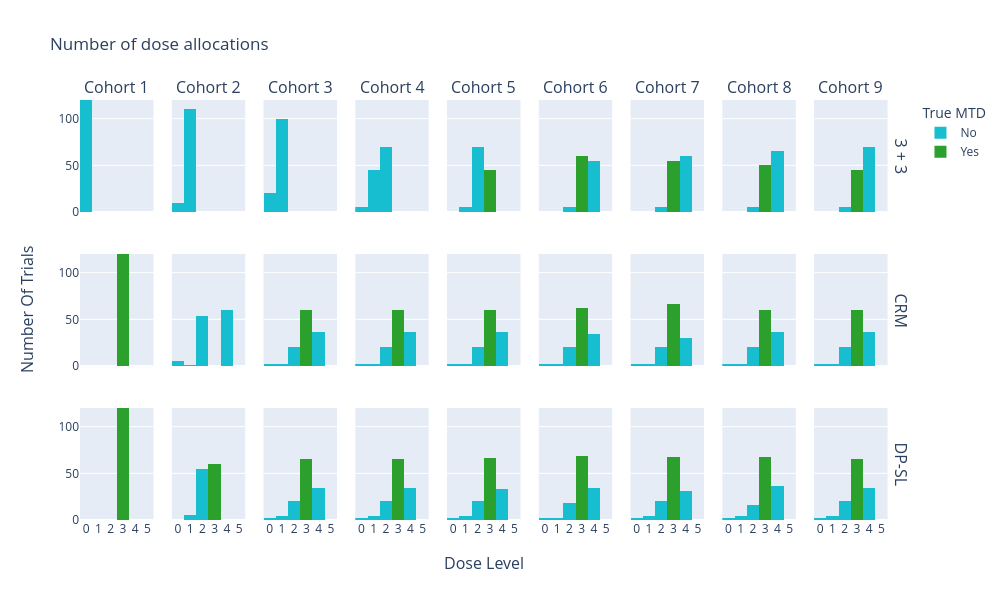

Notebook cell for this chart:
### Code cell
plot_dose_proposals(6, 120, DOSE_MAP, CORRECT_MTDS, unit_width=100, show_fig=True)

### Figure 1 — Plotly figure (JSON) as saved in the notebook; plotly's stock layout.template omitted (floating-point values rounded to 4 significant figures)
{"data": [{"marker": {"color": "#17becf"}, "name": "No", "showlegend": true, "type": "histogram", "x": [0, 0, 0, 0, 0, 0, 0, 0, 0, 0, 0, 0, 0, 0, 0, 0, 0, 0, 0, 0, 0, 0, 0, 0, 0, 0, 0, 0, 0, 0, 0, 0, 0, 0, 0, 0, 0, 0, 0, 0, 0, 0, 0, 0, 0, 0, 0, 0, 0, 0, 0, 0, 0, 0, 0, 0, 0, 0, 0, 0, 0, 0, 0, 0, 0, 0, 0, 0, 0, 0, 0, 0, 0, 0, 0, 0, 0, 0, 0, 0, 0, 0, 0, 0, 0, 0, 0, 0, 0, 0, 0, 0, 0, 0, 0, 0, 0, 0, 0, 0, 0, 0, 0, 0, 0, 0, 0, 0, 0, 0, 0, 0, 0, 0, 0, 0, 0, 0, 0, 0], "xaxis": "x", "xbins": {"end": 5.5, "size": 1, "start": -0.5}, "yaxis": "y"}, {"marker": {"color": "#2ca02c"}, "name": "Yes", "showlegend": true, "type": "histogram", "x": [], "xaxis": "x", "xbins": {"end": 5.5, "size": 1, "start": -0.5}, "yaxis": "y"}, {"marker": {"color": "#17becf"}, "name": "No", "showlegend": false, "type": "histogram", "x": [0, 0, 0, 0, 0, 0, 0, 0, 0, 0, 1, 1, 1, 1, 1, 1, 1, 1, 1, 1, 1, 1, 1, 1, 1, 1, 1, 1, 1, 1, 1, 1, 1, 1, 1, 1, 1, 1, 1, 1, 1, 1, 1, 1, 1, 1, 1, 1, 1, 1, 1, 1, 1, 1, 1, 1, 1, 1, 1, 1, 1, 1, 1, 1, 1, 1, 1, 1, 1, 1, 1, 1, 1, 1, 1, 1, 1, 1, 1, 1, 1, 1, 1, 1, 1, 1, 1, 1, 1, 1, 1, 1, 1, 1, 1, 1, 1, 1, 1, 1, 1, 1, 1, 1, 1, 1, 1, 1, 1, 1, 1, 1, 1, 1, 1, 1, 1, 1, 1, 1], "xaxis": "x2", "xbins": {"end": 5.5, "size": 1, "start": -0.5}, "yaxis": "y2"}, {"marker": {"color": "#2ca02c"}, "name": "Yes", "showlegend": true, "type": "histogram", "x": [], "xaxis": "x2", "xbins": {"end": 5.5, "size": 1, "start": -0.5}, "yaxis": "y2"}, {"marker": {"color": "#17becf"}, "name": "No", "showlegend": false, "type": "histogram", "x": [0, 0, 0, 0, 0, 0, 0, 0, 0, 0, 0, 0, 0, 0, 0, 0, 0, 0, 0, 0, 1, 1, 1, 1, 1, 1, 1, 1, 1, 1, 1, 1, 1, 1, 1, 1, 1, 1, 1, 1, 1, 1, 1, 1, 1, 1, 1, 1, 1, 1, 1, 1, 1, 1, 1, 1, 1, 1, 1, 1, 1, 1, 1, 1, 1, 1, 1, 1, 1, 1, 1, 1, 1, 1, 1, 1, 1, 1, 1, 1, 1, 1, 1, 1, 1, 1, 1, 1, 1, 1, 1, 1, 1, 1, 1, 1, 1, 1, 1, 1, 1, 1, 1, 1, 1, 1, 1, 1, 1, 1, 1, 1, 1, 1, 1, 1, 1, 1, 1, 1], "xaxis": "x3", "xbins": {"end": 5.5, "size": 1, "start": -0.5}, "yaxis": "y3"}, {"marker": {"color": "#2ca02c"}, "name": "Yes", "showlegend": true, "type": "histogram", "x": [], "xaxis": "x3", "xbins": {"end": 5.5, "size": 1, "start": -0.5}, "yaxis": "y3"}, {"marker": {"color": "#17becf"}, "name": "No", "showlegend": false, "type": "histogram", "x": [0, 0, 0, 0, 0, 1, 1, 1, 1, 1, 1, 1, 1, 1, 1, 1, 1, 1, 1, 1, 1, 1, 1, 1, 1, 1, 1, 1, 1, 1, 1, 1, 1, 1, 1, 1, 1, 1, 1, 1, 1, 1, 1, 1, 1, 1, 1, 1, 1, 1, 2, 2, 2, 2, 2, 2, 2, 2, 2, 2, 2, 2, 2, 2, 2, 2, 2, 2, 2, 2, 2, 2, 2, 2, 2, 2, 2, 2, 2, 2, 2, 2, 2, 2, 2, 2, 2, 2, 2, 2, 2, 2, 2, 2, 2, 2, 2, 2, 2, 2, 2, 2, 2, 2, 2, 2, 2, 2, 2, 2, 2, 2, 2, 2, 2, 2, 2, 2, 2, 2], "xaxis": "x4", "xbins": {"end": 5.5, "size": 1, "start": -0.5}, "yaxis": "y4"}, {"marker": {"color": "#2ca02c"}, "name": "Yes", "showlegend": true, "type": "histogram", "x": [], "xaxis": "x4", "xbins": {"end": 5.5, "size": 1, "start": -0.5}, "yaxis": "y4"}, {"marker": {"color": "#17becf"}, "name": "No", "showlegend": false, "type": "histogram", "x": [1, 1, 1, 1, 1, 2, 2, 2, 2, 2, 2, 2, 2, 2, 2, 2, 2, 2, 2, 2, 2, 2, 2, 2, 2, 2, 2, 2, 2, 2, 2, 2, 2, 2, 2, 2, 2, 2, 2, 2, 2, 2, 2, 2, 2, 2, 2, 2, 2, 2, 2, 2, 2, 2, 2, 2, 2, 2, 2, 2, 2, 2, 2, 2, 2, 2, 2, 2, 2, 2, 2, 2, 2, 2, 2, 3, 3, 3, 3, 3, 3, 3, 3, 3, 3, 3, 3, 3, 3, 3, 3, 3, 3, 3, 3, 3, 3, 3, 3, 3, 3, 3, 3, 3, 3, 3, 3, 3, 3, 3, 3, 3, 3, 3, 3, 3, 3, 3, 3, 3], "xaxis": "x5", "xbins": {"end": 5.5, "size": 1, "start": -0.5}, "yaxis": "y5"}, {"marker": {"color": "#2ca02c"}, "name": "Yes", "showlegend": true, "type": "histogram", "x": [3, 3, 3, 3, 3, 3, 3, 3, 3, 3, 3, 3, 3, 3, 3, 3, 3, 3, 3, 3, 3, 3, 3, 3, 3, 3, 3, 3, 3, 3, 3, 3, 3, 3, 3, 3, 3, 3, 3, 3, 3, 3, 3, 3, 3], "xaxis": "x5", "xbins": {"end": 5.5, "size": 1, "start": -0.5}, "yaxis": "y5"}, {"marker": {"color": "#17becf"}, "name": "No", "showlegend": false, "type": "histogram", "x": [2, 2, 2, 2, 2, 3, 3, 3, 3, 3, 3, 3, 3, 3, 3, 3, 3, 3, 3, 3, 3, 3, 3, 3, 3, 3, 3, 3, 3, 3, 3, 3, 3, 3, 3, 3, 3, 3, 3, 3, 3, 3, 3, 3, 3, 3, 3, 3, 3, 3, 3, 3, 3, 3, 3, 3, 3, 3, 3, 3, 3, 3, 3, 3, 3, 4, 4, 4, 4, 4, 4, 4, 4, 4, 4, 4, 4, 4, 4, 4, 4, 4, 4, 4, 4, 4, 4, 4, 4, 4, 4, 4, 4, 4, 4, 4, 4, 4, 4, 4, 4, 4, 4, 4, 4, 4, 4, 4, 4, 4, 4, 4, 4, 4, 4, 4, 4, 4, 4, 4], "xaxis": "x6", "xbins": {"end": 5.5, "size": 1, "start": -0.5}, "yaxis": "y6"}, {"marker": {"color": "#2ca02c"}, "name": "Yes", "showlegend": false, "type": "histogram", "x": [3, 3, 3, 3, 3, 3, 3, 3, 3, 3, 3, 3, 3, 3, 3, 3, 3, 3, 3, 3, 3, 3, 3, 3, 3, 3, 3, 3, 3, 3, 3, 3, 3, 3, 3, 3, 3, 3, 3, 3, 3, 3, 3, 3, 3, 3, 3, 3, 3, 3, 3, 3, 3, 3, 3, 3, 3, 3, 3, 3], "xaxis": "x6", "xbins": {"end": 5.5, "size": 1, "start": -0.5}, "yaxis": "y6"}, {"marker": {"color": "#17becf"}, "name": "No", "showlegend": false, "type": "histogram", "x": [2, 2, 2, 2, 2, 3, 3, 3, 3, 3, 3, 3, 3, 3, 3, 3, 3, 3, 3, 3, 3, 3, 3, 3, 3, 3, 3, 3, 3, 3, 3, 3, 3, 3, 3, 3, 3, 3, 3, 3, 3, 3, 3, 3, 3, 3, 3, 3, 3, 3, 3, 3, 3, 3, 3, 3, 3, 3, 3, 3, 4, 4, 4, 4, 4, 4, 4, 4, 4, 4, 4, 4, 4, 4, 4, 4, 4, 4, 4, 4, 4, 4, 4, 4, 4, 4, 4, 4, 4, 4, 4, 4, 4, 4, 4, 4, 4, 4, 4, 4, 4, 4, 4, 4, 4, 4, 4, 4, 4, 4, 4, 4, 4, 4, 4, 4, 4, 4, 4, 4], "xaxis": "x7", "xbins": {"end": 5.5, "size": 1, "start": -0.5}, "yaxis": "y7"}, {"marker": {"color": "#2ca02c"}, "name": "Yes", "showlegend": false, "type": "histogram", "x": [3, 3, 3, 3, 3, 3, 3, 3, 3, 3, 3, 3, 3, 3, 3, 3, 3, 3, 3, 3, 3, 3, 3, 3, 3, 3, 3, 3, 3, 3, 3, 3, 3, 3, 3, 3, 3, 3, 3, 3, 3, 3, 3, 3, 3, 3, 3, 3, 3, 3, 3, 3, 3, 3, 3], "xaxis": "x7", "xbins": {"end": 5.5, "size": 1, "start": -0.5}, "yaxis": "y7"}, {"marker": {"color": "#17becf"}, "name": "No", "showlegend": false, "type": "histogram", "x": [2, 2, 2, 2, 2, 3, 3, 3, 3, 3, 3, 3, 3, 3, 3, 3, 3, 3, 3, 3, 3, 3, 3, 3, 3, 3, 3, 3, 3, 3, 3, 3, 3, 3, 3, 3, 3, 3, 3, 3, 3, 3, 3, 3, 3, 3, 3, 3, 3, 3, 3, 3, 3, 3, 3, 4, 4, 4, 4, 4, 4, 4, 4, 4, 4, 4, 4, 4, 4, 4, 4, 4, 4, 4, 4, 4, 4, 4, 4, 4, 4, 4, 4, 4, 4, 4, 4, 4, 4, 4, 4, 4, 4, 4, 4, 4, 4, 4, 4, 4, 4, 4, 4, 4, 4, 4, 4, 4, 4, 4, 4, 4, 4, 4, 4, 4, 4, 4, 4, 4], "xaxis": "x8", "xbins": {"end": 5.5, "size": 1, "start": -0.5}, "yaxis": "y8"}, {"marker": {"color": "#2ca02c"}, "name": "Yes", "showlegend": false, "type": "histogram", "x": [3, 3, 3, 3, 3, 3, 3, 3, 3, 3, 3, 3, 3, 3, 3, 3, 3, 3, 3, 3, 3, 3, 3, 3, 3, 3, 3, 3, 3, 3, 3, 3, 3, 3, 3, 3, 3, 3, 3, 3, 3, 3, 3, 3, 3, 3, 3, 3, 3, 3], "xaxis": "x8", "xbins": {"end": 5.5, "size": 1, "start": -0.5}, "yaxis": "y8"}, {"marker": {"color": "#17becf"}, "name": "No", "showlegend": false, "type": "histogram", "x": [2, 2, 2, 2, 2, 3, 3, 3, 3, 3, 3, 3, 3, 3, 3, 3, 3, 3, 3, 3, 3, 3, 3, 3, 3, 3, 3, 3, 3, 3, 3, 3, 3, 3, 3, 3, 3, 3, 3, 3, 3, 3, 3, 3, 3, 3, 3, 3, 3, 3, 4, 4, 4, 4, 4, 4, 4, 4, 4, 4, 4, 4, 4, 4, 4, 4, 4, 4, 4, 4, 4, 4, 4, 4, 4, 4, 4, 4, 4, 4, 4, 4, 4, 4, 4, 4, 4, 4, 4, 4, 4, 4, 4, 4, 4, 4, 4, 4, 4, 4, 4, 4, 4, 4, 4, 4, 4, 4, 4, 4, 4, 4, 4, 4, 4, 4, 4, 4, 4, 4], "xaxis": "x9", "xbins": {"end": 5.5, "size": 1, "start": -0.5}, "yaxis": "y9"}, {"marker": {"color": "#2ca02c"}, "name": "Yes", "showlegend": false, "type": "histogram", "x": [3, 3, 3, 3, 3, 3, 3, 3, 3, 3, 3, 3, 3, 3, 3, 3, 3, 3, 3, 3, 3, 3, 3, 3, 3, 3, 3, 3, 3, 3, 3, 3, 3, 3, 3, 3, 3, 3, 3, 3, 3, 3, 3, 3, 3], "xaxis": "x9", "xbins": {"end": 5.5, "size": 1, "start": -0.5}, "yaxis": "y9"}, {"marker": {"color": "#17becf"}, "name": "No", "showlegend": false, "type": "histogram", "x": [3, 3, 3, 3, 3, 3, 3, 3, 3, 3, 3, 3, 3, 3, 3, 3, 3, 3, 3, 3, 3, 3, 3, 3, 3, 3, 3, 3, 3, 3, 3, 3, 3, 3, 3, 3, 3, 3, 3, 3, 3, 3, 3, 3, 3, 3, 3, 3, 3, 3, 3, 3, 3, 3, 3, 3, 3, 3, 3, 3, 3, 3, 3, 3, 3, 3, 3, 3, 3, 3, 3, 3, 3, 3, 3, 3, 3, 3, 3, 3, 3, 3, 3, 3, 3, 3, 3, 3, 3, 3, 3, 3, 3, 3, 3, 3, 3, 3, 3, 3, 3, 3, 3, 3, 3, 3, 3, 3, 3, 3, 3, 3, 3, 3, 3, 3, 3, 3, 3, 3], "xaxis": "x10", "xbins": {"end": 5.5, "size": 1, "start": -0.5}, "yaxis": "y10"}, {"marker": {"color": "#2ca02c"}, "name": "Yes", "showlegend": false, "type": "histogram", "x": [3, 3, 3, 3, 3, 3, 3, 3, 3, 3, 3, 3, 3, 3, 3, 3, 3, 3, 3, 3, 3, 3, 3, 3, 3, 3, 3, 3, 3, 3, 3, 3, 3, 3, 3, 3, 3, 3, 3, 3, 3, 3, 3, 3, 3, 3, 3, 3, 3, 3, 3, 3, 3, 3, 3, 3, 3, 3, 3, 3, 3, 3, 3, 3, 3, 3, 3, 3, 3, 3, 3, 3, 3, 3, 3, 3, 3, 3, 3, 3, 3, 3, 3, 3, 3, 3, 3, 3, 3, 3, 3, 3, 3, 3, 3, 3, 3, 3, 3, 3, 3, 3, 3, 3, 3, 3, 3, 3, 3, 3, 3, 3, 3, 3, 3, 3, 3, 3, 3, 3], "xaxis": "x10", "xbins": {"end": 5.5, "size": 1, "start": -0.5}, "yaxis": "y10"}, {"marker": {"color": "#17becf"}, "name": "No", "showlegend": false, "type": "histogram", "x": [0, 0, 0, 0, 0, 1, 2, 2, 2, 2, 2, 2, 2, 2, 2, 2, 2, 2, 2, 2, 2, 2, 2, 2, 2, 2, 2, 2, 2, 2, 2, 2, 2, 2, 2, 2, 2, 2, 2, 2, 2, 2, 2, 2, 2, 2, 2, 2, 2, 2, 2, 2, 2, 2, 2, 2, 2, 2, 2, 2, 4, 4, 4, 4, 4, 4, 4, 4, 4, 4, 4, 4, 4, 4, 4, 4, 4, 4, 4, 4, 4, 4, 4, 4, 4, 4, 4, 4, 4, 4, 4, 4, 4, 4, 4, 4, 4, 4, 4, 4, 4, 4, 4, 4, 4, 4, 4, 4, 4, 4, 4, 4, 4, 4, 4, 4, 4, 4, 4, 4], "xaxis": "x11", "xbins": {"end": 5.5, "size": 1, "start": -0.5}, "yaxis": "y11"}, {"marker": {"color": "#2ca02c"}, "name": "Yes", "showlegend": false, "type": "histogram", "x": [], "xaxis": "x11", "xbins": {"end": 5.5, "size": 1, "start": -0.5}, "yaxis": "y11"}, {"marker": {"color": "#17becf"}, "name": "No", "showlegend": false, "type": "histogram", "x": [0, 0, 1, 1, 2, 2, 2, 2, 2, 2, 2, 2, 2, 2, 2, 2, 2, 2, 2, 2, 2, 2, 2, 2, 3, 3, 3, 3, 3, 3, 3, 3, 3, 3, 3, 3, 3, 3, 3, 3, 3, 3, 3, 3, 3, 3, 3, 3, 3, 3, 3, 3, 3, 3, 3, 3, 3, 3, 3, 3, 3, 3, 3, 3, 3, 3, 3, 3, 3, 3, 3, 3, 3, 3, 3, 3, 3, 3, 3, 3, 3, 3, 3, 3, 4, 4, 4, 4, 4, 4, 4, 4, 4, 4, 4, 4, 4, 4, 4, 4, 4, 4, 4, 4, 4, 4, 4, 4, 4, 4, 4, 4, 4, 4, 4, 4, 4, 4, 4, 4], "xaxis": "x12", "xbins": {"end": 5.5, "size": 1, "start": -0.5}, "yaxis": "y12"}, {"marker": {"color": "#2ca02c"}, "name": "Yes", "showlegend": false, "type": "histogram", "x": [3, 3, 3, 3, 3, 3, 3, 3, 3, 3, 3, 3, 3, 3, 3, 3, 3, 3, 3, 3, 3, 3, 3, 3, 3, 3, 3, 3, 3, 3, 3, 3, 3, 3, 3, 3, 3, 3, 3, 3, 3, 3, 3, 3, 3, 3, 3, 3, 3, 3, 3, 3, 3, 3, 3, 3, 3, 3, 3, 3], "xaxis": "x12", "xbins": {"end": 5.5, "size": 1, "start": -0.5}, "yaxis": "y12"}, {"marker": {"color": "#17becf"}, "name": "No", "showlegend": false, "type": "histogram", "x": [0, 0, 1, 1, 2, 2, 2, 2, 2, 2, 2, 2, 2, 2, 2, 2, 2, 2, 2, 2, 2, 2, 2, 2, 3, 3, 3, 3, 3, 3, 3, 3, 3, 3, 3, 3, 3, 3, 3, 3, 3, 3, 3, 3, 3, 3, 3, 3, 3, 3, 3, 3, 3, 3, 3, 3, 3, 3, 3, 3, 3, 3, 3, 3, 3, 3, 3, 3, 3, 3, 3, 3, 3, 3, 3, 3, 3, 3, 3, 3, 3, 3, 3, 3, 4, 4, 4, 4, 4, 4, 4, 4, 4, 4, 4, 4, 4, 4, 4, 4, 4, 4, 4, 4, 4, 4, 4, 4, 4, 4, 4, 4, 4, 4, 4, 4, 4, 4, 4, 4], "xaxis": "x13", "xbins": {"end": 5.5, "size": 1, "start": -0.5}, "yaxis": "y13"}, {"marker": {"color": "#2ca02c"}, "name": "Yes", "showlegend": false, "type": "histogram", "x": [3, 3, 3, 3, 3, 3, 3, 3, 3, 3, 3, 3, 3, 3, 3, 3, 3, 3, 3, 3, 3, 3, 3, 3, 3, 3, 3, 3, 3, 3, 3, 3, 3, 3, 3, 3, 3, 3, 3, 3, 3, 3, 3, 3, 3, 3, 3, 3, 3, 3, 3, 3, 3, 3, 3, 3, 3, 3, 3, 3], "xaxis": "x13", "xbins": {"end": 5.5, "size": 1, "start": -0.5}, "yaxis": "y13"}, {"marker": {"color": "#17becf"}, "name": "No", "showlegend": false, "type": "histogram", "x": [0, 0, 1, 1, 2, 2, 2, 2, 2, 2, 2, 2, 2, 2, 2, 2, 2, 2, 2, 2, 2, 2, 2, 2, 3, 3, 3, 3, 3, 3, 3, 3, 3, 3, 3, 3, 3, 3, 3, 3, 3, 3, 3, 3, 3, 3, 3, 3, 3, 3, 3, 3, 3, 3, 3, 3, 3, 3, 3, 3, 3, 3, 3, 3, 3, 3, 3, 3, 3, 3, 3, 3, 3, 3, 3, 3, 3, 3, 3, 3, 3, 3, 3, 3, 4, 4, 4, 4, 4, 4, 4, 4, 4, 4, 4, 4, 4, 4, 4, 4, 4, 4, 4, 4, 4, 4, 4, 4, 4, 4, 4, 4, 4, 4, 4, 4, 4, 4, 4, 4], "xaxis": "x14", "xbins": {"end": 5.5, "size": 1, "start": -0.5}, "yaxis": "y14"}, {"marker": {"color": "#2ca02c"}, "name": "Yes", "showlegend": false, "type": "histogram", "x": [3, 3, 3, 3, 3, 3, 3, 3, 3, 3, 3, 3, 3, 3, 3, 3, 3, 3, 3, 3, 3, 3, 3, 3, 3, 3, 3, 3, 3, 3, 3, 3, 3, 3, 3, 3, 3, 3, 3, 3, 3, 3, 3, 3, 3, 3, 3, 3, 3, 3, 3, 3, 3, 3, 3, 3, 3, 3, 3, 3], "xaxis": "x14", "xbins": {"end": 5.5, "size": 1, "start": -0.5}, "yaxis": "y14"}, {"marker": {"color": "#17becf"}, "name": "No", "showlegend": false, "type": "histogram", "x": [0, 0, 1, 1, 2, 2, 2, 2, 2, 2, 2, 2, 2, 2, 2, 2, 2, 2, 2, 2, 2, 2, 2, 2, 3, 3, 3, 3, 3, 3, 3, 3, 3, 3, 3, 3, 3, 3, 3, 3, 3, 3, 3, 3, 3, 3, 3, 3, 3, 3, 3, 3, 3, 3, 3, 3, 3, 3, 3, 3, 3, 3, 3, 3, 3, 3, 3, 3, 3, 3, 3, 3, 3, 3, 3, 3, 3, 3, 3, 3, 3, 3, 3, 3, 3, 3, 4, 4, 4, 4, 4, 4, 4, 4, 4, 4, 4, 4, 4, 4, 4, 4, 4, 4, 4, 4, 4, 4, 4, 4, 4, 4, 4, 4, 4, 4, 4, 4, 4, 4], "xaxis": "x15", "xbins": {"end": 5.5, "size": 1, "start": -0.5}, "yaxis": "y15"}, {"marker": {"color": "#2ca02c"}, "name": "Yes", "showlegend": false, "type": "histogram", "x": [3, 3, 3, 3, 3, 3, 3, 3, 3, 3, 3, 3, 3, 3, 3, 3, 3, 3, 3, 3, 3, 3, 3, 3, 3, 3, 3, 3, 3, 3, 3, 3, 3, 3, 3, 3, 3, 3, 3, 3, 3, 3, 3, 3, 3, 3, 3, 3, 3, 3, 3, 3, 3, 3, 3, 3, 3, 3, 3, 3, 3, 3], "xaxis": "x15", "xbins": {"end": 5.5, "size": 1, "start": -0.5}, "yaxis": "y15"}, {"marker": {"color": "#17becf"}, "name": "No", "showlegend": false, "type": "histogram", "x": [0, 0, 1, 1, 2, 2, 2, 2, 2, 2, 2, 2, 2, 2, 2, 2, 2, 2, 2, 2, 2, 2, 2, 2, 3, 3, 3, 3, 3, 3, 3, 3, 3, 3, 3, 3, 3, 3, 3, 3, 3, 3, 3, 3, 3, 3, 3, 3, 3, 3, 3, 3, 3, 3, 3, 3, 3, 3, 3, 3, 3, 3, 3, 3, 3, 3, 3, 3, 3, 3, 3, 3, 3, 3, 3, 3, 3, 3, 3, 3, 3, 3, 3, 3, 3, 3, 3, 3, 3, 3, 4, 4, 4, 4, 4, 4, 4, 4, 4, 4, 4, 4, 4, 4, 4, 4, 4, 4, 4, 4, 4, 4, 4, 4, 4, 4, 4, 4, 4, 4], "xaxis": "x16", "xbins": {"end": 5.5, "size": 1, "start": -0.5}, "yaxis": "y16"}, {"marker": {"color": "#2ca02c"}, "name": "Yes", "showlegend": false, "type": "histogram", "x": [3, 3, 3, 3, 3, 3, 3, 3, 3, 3, 3, 3, 3, 3, 3, 3, 3, 3, 3, 3, 3, 3, 3, 3, 3, 3, 3, 3, 3, 3, 3, 3, 3, 3, 3, 3, 3, 3, 3, 3, 3, 3, 3, 3, 3, 3, 3, 3, 3, 3, 3, 3, 3, 3, 3, 3, 3, 3, 3, 3, 3, 3, 3, 3, 3, 3], "xaxis": "x16", "xbins": {"end": 5.5, "size": 1, "start": -0.5}, "yaxis": "y16"}, {"marker": {"color": "#17becf"}, "name": "No", "showlegend": false, "type": "histogram", "x": [0, 0, 1, 1, 2, 2, 2, 2, 2, 2, 2, 2, 2, 2, 2, 2, 2, 2, 2, 2, 2, 2, 2, 2, 3, 3, 3, 3, 3, 3, 3, 3, 3, 3, 3, 3, 3, 3, 3, 3, 3, 3, 3, 3, 3, 3, 3, 3, 3, 3, 3, 3, 3, 3, 3, 3, 3, 3, 3, 3, 3, 3, 3, 3, 3, 3, 3, 3, 3, 3, 3, 3, 3, 3, 3, 3, 3, 3, 3, 3, 3, 3, 3, 3, 4, 4, 4, 4, 4, 4, 4, 4, 4, 4, 4, 4, 4, 4, 4, 4, 4, 4, 4, 4, 4, 4, 4, 4, 4, 4, 4, 4, 4, 4, 4, 4, 4, 4, 4, 4], "xaxis": "x17", "xbins": {"end": 5.5, "size": 1, "start": -0.5}, "yaxis": "y17"}, {"marker": {"color": "#2ca02c"}, "name": "Yes", "showlegend": false, "type": "histogram", "x": [3, 3, 3, 3, 3, 3, 3, 3, 3, 3, 3, 3, 3, 3, 3, 3, 3, 3, 3, 3, 3, 3, 3, 3, 3, 3, 3, 3, 3, 3, 3, 3, 3, 3, 3, 3, 3, 3, 3, 3, 3, 3, 3, 3, 3, 3, 3, 3, 3, 3, 3, 3, 3, 3, 3, 3, 3, 3, 3, 3], "xaxis": "x17", "xbins": {"end": 5.5, "size": 1, "start": -0.5}, "yaxis": "y17"}, {"marker": {"color": "#17becf"}, "name": "No", "showlegend": false, "type": "histogram", "x": [0, 0, 1, 1, 2, 2, 2, 2, 2, 2, 2, 2, 2, 2, 2, 2, 2, 2, 2, 2, 2, 2, 2, 2, 3, 3, 3, 3, 3, 3, 3, 3, 3, 3, 3, 3, 3, 3, 3, 3, 3, 3, 3, 3, 3, 3, 3, 3, 3, 3, 3, 3, 3, 3, 3, 3, 3, 3, 3, 3, 3, 3, 3, 3, 3, 3, 3, 3, 3, 3, 3, 3, 3, 3, 3, 3, 3, 3, 3, 3, 3, 3, 3, 3, 4, 4, 4, 4, 4, 4, 4, 4, 4, 4, 4, 4, 4, 4, 4, 4, 4, 4, 4, 4, 4, 4, 4, 4, 4, 4, 4, 4, 4, 4, 4, 4, 4, 4, 4, 4], "xaxis": "x18", "xbins": {"end": 5.5, "size": 1, "start": -0.5}, "yaxis": "y18"}, {"marker": {"color": "#2ca02c"}, "name": "Yes", "showlegend": false, "type": "histogram", "x": [3, 3, 3, 3, 3, 3, 3, 3, 3, 3, 3, 3, 3, 3, 3, 3, 3, 3, 3, 3, 3, 3, 3, 3, 3, 3, 3, 3, 3, 3, 3, 3, 3, 3, 3, 3, 3, 3, 3, 3, 3, 3, 3, 3, 3, 3, 3, 3, 3, 3, 3, 3, 3, 3, 3, 3, 3, 3, 3, 3], "xaxis": "x18", "xbins": {"end": 5.5, "size": 1, "start": -0.5}, "yaxis": "y18"}, {"marker": {"color": "#17becf"}, "name": "No", "showlegend": false, "type": "histogram", "x": [3, 3, 3, 3, 3, 3, 3, 3, 3, 3, 3, 3, 3, 3, 3, 3, 3, 3, 3, 3, 3, 3, 3, 3, 3, 3, 3, 3, 3, 3, 3, 3, 3, 3, 3, 3, 3, 3, 3, 3, 3, 3, 3, 3, 3, 3, 3, 3, 3, 3, 3, 3, 3, 3, 3, 3, 3, 3, 3, 3, 3, 3, 3, 3, 3, 3, 3, 3, 3, 3, 3, 3, 3, 3, 3, 3, 3, 3, 3, 3, 3, 3, 3, 3, 3, 3, 3, 3, 3, 3, 3, 3, 3, 3, 3, 3, 3, 3, 3, 3, 3, 3, 3, 3, 3, 3, 3, 3, 3, 3, 3, 3, 3, 3, 3, 3, 3, 3, 3, 3], "xaxis": "x19", "xbins": {"end": 5.5, "size": 1, "start": -0.5}, "yaxis": "y19"}, {"marker": {"color": "#2ca02c"}, "name": "Yes", "showlegend": false, "type": "histogram", "x": [3, 3, 3, 3, 3, 3, 3, 3, 3, 3, 3, 3, 3, 3, 3, 3, 3, 3, 3, 3, 3, 3, 3, 3, 3, 3, 3, 3, 3, 3, 3, 3, 3, 3, 3, 3, 3, 3, 3, 3, 3, 3, 3, 3, 3, 3, 3, 3, 3, 3, 3, 3, 3, 3, 3, 3, 3, 3, 3, 3, 3, 3, 3, 3, 3, 3, 3, 3, 3, 3, 3, 3, 3, 3, 3, 3, 3, 3, 3, 3, 3, 3, 3, 3, 3, 3, 3, 3, 3, 3, 3, 3, 3, 3, 3, 3, 3, 3, 3, 3, 3, 3, 3, 3, 3, 3, 3, 3, 3, 3, 3, 3, 3, 3, 3, 3, 3, 3, 3, 3], "xaxis": "x19", "xbins": {"end": 5.5, "size": 1, "start": -0.5}, "yaxis": "y19"}, {"marker": {"color": "#17becf"}, "name": "No", "showlegend": false, "type": "histogram", "x": [1, 1, 1, 1, 1, 2, 2, 2, 2, 2, 2, 2, 2, 2, 2, 2, 2, 2, 2, 2, 2, 2, 2, 2, 2, 2, 2, 2, 2, 2, 2, 2, 2, 2, 2, 2, 2, 2, 2, 2, 2, 2, 2, 2, 2, 2, 2, 2, 2, 2, 2, 2, 2, 2, 2, 2, 2, 2, 2, 2, 3, 3, 3, 3, 3, 3, 3, 3, 3, 3, 3, 3, 3, 3, 3, 3, 3, 3, 3, 3, 3, 3, 3, 3, 3, 3, 3, 3, 3, 3, 3, 3, 3, 3, 3, 3, 3, 3, 3, 3, 3, 3, 3, 3, 3, 3, 3, 3, 3, 3, 3, 3, 3, 3, 3, 3, 3, 3, 3, 3], "xaxis": "x20", "xbins": {"end": 5.5, "size": 1, "start": -0.5}, "yaxis": "y20"}, {"marker": {"color": "#2ca02c"}, "name": "Yes", "showlegend": false, "type": "histogram", "x": [3, 3, 3, 3, 3, 3, 3, 3, 3, 3, 3, 3, 3, 3, 3, 3, 3, 3, 3, 3, 3, 3, 3, 3, 3, 3, 3, 3, 3, 3, 3, 3, 3, 3, 3, 3, 3, 3, 3, 3, 3, 3, 3, 3, 3, 3, 3, 3, 3, 3, 3, 3, 3, 3, 3, 3, 3, 3, 3, 3], "xaxis": "x20", "xbins": {"end": 5.5, "size": 1, "start": -0.5}, "yaxis": "y20"}, {"marker": {"color": "#17becf"}, "name": "No", "showlegend": false, "type": "histogram", "x": [0, 0, 1, 1, 1, 1, 2, 2, 2, 2, 2, 2, 2, 2, 2, 2, 2, 2, 2, 2, 2, 2, 2, 2, 2, 2, 3, 3, 3, 3, 3, 3, 3, 3, 3, 3, 3, 3, 3, 3, 3, 3, 3, 3, 3, 3, 3, 3, 3, 3, 3, 3, 3, 3, 3, 3, 3, 3, 3, 3, 3, 3, 3, 3, 3, 3, 3, 3, 3, 3, 3, 3, 3, 3, 3, 3, 3, 3, 3, 3, 3, 3, 3, 3, 3, 3, 3, 3, 3, 3, 3, 4, 4, 4, 4, 4, 4, 4, 4, 4, 4, 4, 4, 4, 4, 4, 4, 4, 4, 4, 4, 4, 4, 4, 4, 4, 4, 4, 4, 4, 4, 4, 4, 4, 4], "xaxis": "x21", "xbins": {"end": 5.5, "size": 1, "start": -0.5}, "yaxis": "y21"}, {"marker": {"color": "#2ca02c"}, "name": "Yes", "showlegend": false, "type": "histogram", "x": [3, 3, 3, 3, 3, 3, 3, 3, 3, 3, 3, 3, 3, 3, 3, 3, 3, 3, 3, 3, 3, 3, 3, 3, 3, 3, 3, 3, 3, 3, 3, 3, 3, 3, 3, 3, 3, 3, 3, 3, 3, 3, 3, 3, 3, 3, 3, 3, 3, 3, 3, 3, 3, 3, 3, 3, 3, 3, 3, 3, 3, 3, 3, 3, 3], "xaxis": "x21", "xbins": {"end": 5.5, "size": 1, "start": -0.5}, "yaxis": "y21"}, {"marker": {"color": "#17becf"}, "name": "No", "showlegend": false, "type": "histogram", "x": [0, 0, 1, 1, 1, 1, 2, 2, 2, 2, 2, 2, 2, 2, 2, 2, 2, 2, 2, 2, 2, 2, 2, 2, 2, 2, 3, 3, 3, 3, 3, 3, 3, 3, 3, 3, 3, 3, 3, 3, 3, 3, 3, 3, 3, 3, 3, 3, 3, 3, 3, 3, 3, 3, 3, 3, 3, 3, 3, 3, 3, 3, 3, 3, 3, 3, 3, 3, 3, 3, 3, 3, 3, 3, 3, 3, 3, 3, 3, 3, 3, 3, 3, 3, 3, 3, 3, 3, 3, 3, 3, 4, 4, 4, 4, 4, 4, 4, 4, 4, 4, 4, 4, 4, 4, 4, 4, 4, 4, 4, 4, 4, 4, 4, 4, 4, 4, 4, 4, 4, 4, 4, 4, 4, 4], "xaxis": "x22", "xbins": {"end": 5.5, "size": 1, "start": -0.5}, "yaxis": "y22"}, {"marker": {"color": "#2ca02c"}, "name": "Yes", "showlegend": false, "type": "histogram", "x": [3, 3, 3, 3, 3, 3, 3, 3, 3, 3, 3, 3, 3, 3, 3, 3, 3, 3, 3, 3, 3, 3, 3, 3, 3, 3, 3, 3, 3, 3, 3, 3, 3, 3, 3, 3, 3, 3, 3, 3, 3, 3, 3, 3, 3, 3, 3, 3, 3, 3, 3, 3, 3, 3, 3, 3, 3, 3, 3, 3, 3, 3, 3, 3, 3], "xaxis": "x22", "xbins": {"end": 5.5, "size": 1, "start": -0.5}, "yaxis": "y22"}, {"marker": {"color": "#17becf"}, "name": "No", "showlegend": false, "type": "histogram", "x": [0, 0, 1, 1, 1, 1, 2, 2, 2, 2, 2, 2, 2, 2, 2, 2, 2, 2, 2, 2, 2, 2, 2, 2, 2, 2, 3, 3, 3, 3, 3, 3, 3, 3, 3, 3, 3, 3, 3, 3, 3, 3, 3, 3, 3, 3, 3, 3, 3, 3, 3, 3, 3, 3, 3, 3, 3, 3, 3, 3, 3, 3, 3, 3, 3, 3, 3, 3, 3, 3, 3, 3, 3, 3, 3, 3, 3, 3, 3, 3, 3, 3, 3, 3, 3, 3, 3, 3, 3, 3, 3, 3, 4, 4, 4, 4, 4, 4, 4, 4, 4, 4, 4, 4, 4, 4, 4, 4, 4, 4, 4, 4, 4, 4, 4, 4, 4, 4, 4, 4, 4, 4, 4, 4, 4], "xaxis": "x23", "xbins": {"end": 5.5, "size": 1, "start": -0.5}, "yaxis": "y23"}, {"marker": {"color": "#2ca02c"}, "name": "Yes", "showlegend": false, "type": "histogram", "x": [3, 3, 3, 3, 3, 3, 3, 3, 3, 3, 3, 3, 3, 3, 3, 3, 3, 3, 3, 3, 3, 3, 3, 3, 3, 3, 3, 3, 3, 3, 3, 3, 3, 3, 3, 3, 3, 3, 3, 3, 3, 3, 3, 3, 3, 3, 3, 3, 3, 3, 3, 3, 3, 3, 3, 3, 3, 3, 3, 3, 3, 3, 3, 3, 3, 3], "xaxis": "x23", "xbins": {"end": 5.5, "size": 1, "start": -0.5}, "yaxis": "y23"}, {"marker": {"color": "#17becf"}, "name": "No", "showlegend": false, "type": "histogram", "x": [0, 0, 1, 1, 2, 2, 2, 2, 2, 2, 2, 2, 2, 2, 2, 2, 2, 2, 2, 2, 2, 2, 3, 3, 3, 3, 3, 3, 3, 3, 3, 3, 3, 3, 3, 3, 3, 3, 3, 3, 3, 3, 3, 3, 3, 3, 3, 3, 3, 3, 3, 3, 3, 3, 3, 3, 3, 3, 3, 3, 3, 3, 3, 3, 3, 3, 3, 3, 3, 3, 3, 3, 3, 3, 3, 3, 3, 3, 3, 3, 3, 3, 3, 3, 3, 3, 3, 3, 3, 3, 3, 4, 4, 4, 4, 4, 4, 4, 4, 4, 4, 4, 4, 4, 4, 4, 4, 4, 4, 4, 4, 4, 4, 4, 4, 4, 4, 4, 4, 4, 4, 4, 4, 4, 4], "xaxis": "x24", "xbins": {"end": 5.5, "size": 1, "start": -0.5}, "yaxis": "y24"}, {"marker": {"color": "#2ca02c"}, "name": "Yes", "showlegend": false, "type": "histogram", "x": [3, 3, 3, 3, 3, 3, 3, 3, 3, 3, 3, 3, 3, 3, 3, 3, 3, 3, 3, 3, 3, 3, 3, 3, 3, 3, 3, 3, 3, 3, 3, 3, 3, 3, 3, 3, 3, 3, 3, 3, 3, 3, 3, 3, 3, 3, 3, 3, 3, 3, 3, 3, 3, 3, 3, 3, 3, 3, 3, 3, 3, 3, 3, 3, 3, 3, 3, 3, 3], "xaxis": "x24", "xbins": {"end": 5.5, "size": 1, "start": -0.5}, "yaxis": "y24"}, {"marker": {"color": "#17becf"}, "name": "No", "showlegend": false, "type": "histogram", "x": [0, 0, 1, 1, 1, 1, 2, 2, 2, 2, 2, 2, 2, 2, 2, 2, 2, 2, 2, 2, 2, 2, 2, 2, 2, 2, 3, 3, 3, 3, 3, 3, 3, 3, 3, 3, 3, 3, 3, 3, 3, 3, 3, 3, 3, 3, 3, 3, 3, 3, 3, 3, 3, 3, 3, 3, 3, 3, 3, 3, 3, 3, 3, 3, 3, 3, 3, 3, 3, 3, 3, 3, 3, 3, 3, 3, 3, 3, 3, 3, 3, 3, 3, 3, 3, 3, 3, 3, 3, 3, 3, 3, 3, 3, 4, 4, 4, 4, 4, 4, 4, 4, 4, 4, 4, 4, 4, 4, 4, 4, 4, 4, 4, 4, 4, 4, 4, 4, 4, 4, 4, 4, 4, 4, 4], "xaxis": "x25", "xbins": {"end": 5.5, "size": 1, "start": -0.5}, "yaxis": "y25"}, {"marker": {"color": "#2ca02c"}, "name": "Yes", "showlegend": false, "type": "histogram", "x": [3, 3, 3, 3, 3, 3, 3, 3, 3, 3, 3, 3, 3, 3, 3, 3, 3, 3, 3, 3, 3, 3, 3, 3, 3, 3, 3, 3, 3, 3, 3, 3, 3, 3, 3, 3, 3, 3, 3, 3, 3, 3, 3, 3, 3, 3, 3, 3, 3, 3, 3, 3, 3, 3, 3, 3, 3, 3, 3, 3, 3, 3, 3, 3, 3, 3, 3, 3], "xaxis": "x25", "xbins": {"end": 5.5, "size": 1, "start": -0.5}, "yaxis": "y25"}, {"marker": {"color": "#17becf"}, "name": "No", "showlegend": false, "type": "histogram", "x": [0, 0, 1, 1, 1, 1, 2, 2, 2, 2, 2, 2, 2, 2, 2, 2, 2, 2, 2, 2, 2, 2, 3, 3, 3, 3, 3, 3, 3, 3, 3, 3, 3, 3, 3, 3, 3, 3, 3, 3, 3, 3, 3, 3, 3, 3, 3, 3, 3, 3, 3, 3, 3, 3, 3, 3, 3, 3, 3, 3, 3, 3, 3, 3, 3, 3, 3, 3, 3, 3, 3, 3, 3, 3, 3, 3, 3, 3, 3, 3, 3, 3, 3, 3, 3, 3, 3, 3, 3, 4, 4, 4, 4, 4, 4, 4, 4, 4, 4, 4, 4, 4, 4, 4, 4, 4, 4, 4, 4, 4, 4, 4, 4, 4, 4, 4, 4, 4, 4, 4, 4, 4, 4, 4, 4], "xaxis": "x26", "xbins": {"end": 5.5, "size": 1, "start": -0.5}, "yaxis": "y26"}, {"marker": {"color": "#2ca02c"}, "name": "Yes", "showlegend": false, "type": "histogram", "x": [3, 3, 3, 3, 3, 3, 3, 3, 3, 3, 3, 3, 3, 3, 3, 3, 3, 3, 3, 3, 3, 3, 3, 3, 3, 3, 3, 3, 3, 3, 3, 3, 3, 3, 3, 3, 3, 3, 3, 3, 3, 3, 3, 3, 3, 3, 3, 3, 3, 3, 3, 3, 3, 3, 3, 3, 3, 3, 3, 3, 3, 3, 3, 3, 3, 3, 3], "xaxis": "x26", "xbins": {"end": 5.5, "size": 1, "start": -0.5}, "yaxis": "y26"}, {"marker": {"color": "#17becf"}, "name": "No", "showlegend": false, "type": "histogram", "x": [0, 0, 1, 1, 1, 1, 2, 2, 2, 2, 2, 2, 2, 2, 2, 2, 2, 2, 2, 2, 2, 2, 2, 2, 2, 2, 3, 3, 3, 3, 3, 3, 3, 3, 3, 3, 3, 3, 3, 3, 3, 3, 3, 3, 3, 3, 3, 3, 3, 3, 3, 3, 3, 3, 3, 3, 3, 3, 3, 3, 3, 3, 3, 3, 3, 3, 3, 3, 3, 3, 3, 3, 3, 3, 3, 3, 3, 3, 3, 3, 3, 3, 3, 3, 3, 3, 3, 3, 3, 3, 3, 4, 4, 4, 4, 4, 4, 4, 4, 4, 4, 4, 4, 4, 4, 4, 4, 4, 4, 4, 4, 4, 4, 4, 4, 4, 4, 4, 4, 4, 4, 4, 4, 4, 4], "xaxis": "x27", "xbins": {"end": 5.5, "size": 1, "start": -0.5}, "yaxis": "y27"}, {"marker": {"color": "#2ca02c"}, "name": "Yes", "showlegend": false, "type": "histogram", "x": [3, 3, 3, 3, 3, 3, 3, 3, 3, 3, 3, 3, 3, 3, 3, 3, 3, 3, 3, 3, 3, 3, 3, 3, 3, 3, 3, 3, 3, 3, 3, 3, 3, 3, 3, 3, 3, 3, 3, 3, 3, 3, 3, 3, 3, 3, 3, 3, 3, 3, 3, 3, 3, 3, 3, 3, 3, 3, 3, 3, 3, 3, 3, 3, 3], "xaxis": "x27", "xbins": {"end": 5.5, "size": 1, "start": -0.5}, "yaxis": "y27"}], "layout": {"annotations": [{"font": {"size": 16}, "showarrow": false, "text": "Cohort 1", "x": 0.04457, "xanchor": "center", "xref": "paper", "y": 1, "yanchor": "bottom", "yref": "paper"}, {"font": {"size": 16}, "showarrow": false, "text": "Cohort 2", "x": 0.1559, "xanchor": "center", "xref": "paper", "y": 1, "yanchor": "bottom", "yref": "paper"}, {"font": {"size": 16}, "showarrow": false, "text": "Cohort 3", "x": 0.2673, "xanchor": "center", "xref": "paper", "y": 1, "yanchor": "bottom", "yref": "paper"}, {"font": {"size": 16}, "showarrow": false, "text": "Cohort 4", "x": 0.3786, "xanchor": "center", "xref": "paper", "y": 1, "yanchor": "bottom", "yref": "paper"}, {"font": {"size": 16}, "showarrow": false, "text": "Cohort 5", "x": 0.49, "xanchor": "center", "xref": "paper", "y": 1, "yanchor": "bottom", "yref": "paper"}, {"font": {"size": 16}, "showarrow": false, "text": "Cohort 6", "x": 0.6014, "xanchor": "center", "xref": "paper", "y": 1, "yanchor": "bottom", "yref": "paper"}, {"font": {"size": 16}, "showarrow": false, "text": "Cohort 7", "x": 0.7127, "xanchor": "center", "xref": "paper", "y": 1, "yanchor": "bottom", "yref": "paper"}, {"font": {"size": 16}, "showarrow": false, "text": "Cohort 8", "x": 0.8241, "xanchor": "center", "xref": "paper", "y": 1, "yanchor": "bottom", "yref": "paper"}, {"font": {"size": 16}, "showarrow": false, "text": "Cohort 9", "x": 0.9354, "xanchor": "center", "xref": "paper", "y": 1, "yanchor": "bottom", "yref": "paper"}, {"font": {"size": 16}, "showarrow": false, "text": "3 + 3", "textangle": 90, "x": 0.98, "xanchor": "left", "xref": "paper", "y": 0.8667, "yanchor": "middle", "yref": "paper"}, {"font": {"size": 16}, "showarrow": false, "text": "CRM", "textangle": 90, "x": 0.98, "xanchor": "left", "xref": "paper", "y": 0.5, "yanchor": "middle", "yref": "paper"}, {"font": {"size": 16}, "showarrow": false, "text": "DP-SL", "textangle": 90, "x": 0.98, "xanchor": "left", "xref": "paper", "y": 0.1333, "yanchor": "middle", "yref": "paper"}, {"font": {"size": 16}, "showarrow": false, "text": "Dose Level", "x": 0.49, "xanchor": "center", "xref": "paper", "y": 0, "yanchor": "top", "yref": "paper", "yshift": -30}, {"font": {"size": 16}, "showarrow": false, "text": "Number Of Trials", "textangle": -90, "x": 0, "xanchor": "right", "xref": "paper", "xshift": -40, "y": 0.5, "yanchor": "middle", "yref": "paper"}], "autosize": false, "barmode": "overlay", "height": 600, "legend": {"title": {"text": "True MTD"}}, "title": {"text": "Number of dose allocations"}, "width": 1000, "xaxis": {"anchor": "y", "domain": [0, 0.08914], "dtick": 1, "matches": "x19", "range": [-0.5, 5.5], "showticklabels": false}, "xaxis10": {"anchor": "y10", "domain": [0, 0.08914], "dtick": 1, "matches": "x19", "range": [-0.5, 5.5], "showticklabels": false}, "xaxis11": {"anchor": "y11", "domain": [0.1114, 0.2005], "dtick": 1, "matches": "x20", "range": [-0.5, 5.5], "showticklabels": false}, "xaxis12": {"anchor": "y12", "domain": [0.2227, 0.3119], "dtick": 1, "matches": "x21", "range": [-0.5, 5.5], "showticklabels": false}, "xaxis13": {"anchor": "y13", "domain": [0.3341, 0.4232], "dtick": 1, "matches": "x22", "range": [-0.5, 5.5], "showticklabels": false}, "xaxis14": {"anchor": "y14", "domain": [0.4454, 0.5346], "dtick": 1, "matches": "x23", "range": [-0.5, 5.5], "showticklabels": false}, "xaxis15": {"anchor": "y15", "domain": [0.5568, 0.6459], "dtick": 1, "matches": "x24", "range": [-0.5, 5.5], "showticklabels": false}, "xaxis16": {"anchor": "y16", "domain": [0.6681, 0.7573], "dtick": 1, "matches": "x25", "range": [-0.5, 5.5], "showticklabels": false}, "xaxis17": {"anchor": "y17", "domain": [0.7795, 0.8686], "dtick": 1, "matches": "x26", "range": [-0.5, 5.5], "showticklabels": false}, "xaxis18": {"anchor": "y18", "domain": [0.8909, 0.98], "dtick": 1, "matches": "x27", "range": [-0.5, 5.5], "showticklabels": false}, "xaxis19": {"anchor": "y19", "domain": [0, 0.08914], "dtick": 1, "range": [-0.5, 5.5]}, "xaxis2": {"anchor": "y2", "domain": [0.1114, 0.2005], "dtick": 1, "matches": "x20", "range": [-0.5, 5.5], "showticklabels": false}, "xaxis20": {"anchor": "y20", "domain": [0.1114, 0.2005], "dtick": 1, "range": [-0.5, 5.5]}, "xaxis21": {"anchor": "y21", "domain": [0.2227, 0.3119], "dtick": 1, "range": [-0.5, 5.5]}, "xaxis22": {"anchor": "y22", "domain": [0.3341, 0.4232], "dtick": 1, "range": [-0.5, 5.5]}, "xaxis23": {"anchor": "y23", "domain": [0.4454, 0.5346], "dtick": 1, "range": [-0.5, 5.5]}, "xaxis24": {"anchor": "y24", "domain": [0.5568, 0.6459], "dtick": 1, "range": [-0.5, 5.5]}, "xaxis25": {"anchor": "y25", "domain": [0.6681, 0.7573], "dtick": 1, "range": [-0.5, 5.5]}, "xaxis26": {"anchor": "y26", "domain": [0.7795, 0.8686], "dtick": 1, "range": [-0.5, 5.5]}, "xaxis27": {"anchor": "y27", "domain": [0.8909, 0.98], "dtick": 1, "range": [-0.5, 5.5]}, "xaxis3": {"anchor": "y3", "domain": [0.2227, 0.3119], "dtick": 1, "matches": "x21", "range": [-0.5, 5.5], "showticklabels": false}, "xaxis4": {"anchor": "y4", "domain": [0.3341, 0.4232], "dtick": 1, "matches": "x22", "range": [-0.5, 5.5], "showticklabels": false}, "xaxis5": {"anchor": "y5", "domain": [0.4454, 0.5346], "dtick": 1, "matches": "x23", "range": [-0.5, 5.5], "showticklabels": false}, "xaxis6": {"anchor": "y6", "domain": [0.5568, 0.6459], "dtick": 1, "matches": "x24", "range": [-0.5, 5.5], "showticklabels": false}, "xaxis7": {"anchor": "y7", "domain": [0.6681, 0.7573], "dtick": 1, "matches": "x25", "range": [-0.5, 5.5], "showticklabels": false}, "xaxis8": {"anchor": "y8", "domain": [0.7795, 0.8686], "dtick": 1, "matches": "x26", "range": [-0.5, 5.5], "showticklabels": false}, "xaxis9": {"anchor": "y9", "domain": [0.8909, 0.98], "dtick": 1, "matches": "x27", "range": [-0.5, 5.5], "showticklabels": false}, "yaxis": {"anchor": "x", "domain": [0.7333, 1], "range": [0, 120]}, "yaxis10": {"anchor": "x10", "domain": [0.3667, 0.6333], "range": [0, 120]}, "yaxis11": {"anchor": "x11", "domain": [0.3667, 0.6333], "matches": "y10", "range": [0, 120], "showticklabels": false}, "yaxis12": {"anchor": "x12", "domain": [0.3667, 0.6333], "matches": "y10", "range": [0, 120], "showticklabels": false}, "yaxis13": {"anchor": "x13", "domain": [0.3667, 0.6333], "matches": "y10", "range": [0, 120], "showticklabels": false}, "yaxis14": {"anchor": "x14", "domain": [0.3667, 0.6333], "matches": "y10", "range": [0, 120], "showticklabels": false}, "yaxis15": {"anchor": "x15", "domain": [0.3667, 0.6333], "matches": "y10", "range": [0, 120], "showticklabels": false}, "yaxis16": {"anchor": "x16", "domain": [0.3667, 0.6333], "matches": "y10", "range": [0, 120], "showticklabels": false}, "yaxis17": {"anchor": "x17", "domain": [0.3667, 0.6333], "matches": "y10", "range": [0, 120], "showticklabels": false}, "yaxis18": {"anchor": "x18", "domain": [0.3667, 0.6333], "matches": "y10", "range": [0, 120], "showticklabels": false}, "yaxis19": {"anchor": "x19", "domain": [0, 0.2667], "range": [0, 120]}, "yaxis2": {"anchor": "x2", "domain": [0.7333, 1], "matches": "y", "range": [0, 120], "showticklabels": false}, "yaxis20": {"anchor": "x20", "domain": [0, 0.2667], "matches": "y19", "range": [0, 120], "showticklabels": false}, "yaxis21": {"anchor": "x21", "domain": [0, 0.2667], "matches": "y19", "range": [0, 120], "showticklabels": false}, "yaxis22": {"anchor": "x22", "domain": [0, 0.2667], "matches": "y19", "range": [0, 120], "showticklabels": false}, "yaxis23": {"anchor": "x23", "domain": [0, 0.2667], "matches": "y19", "range": [0, 120], "showticklabels": false}, "yaxis24": {"anchor": "x24", "domain": [0, 0.2667], "matches": "y19", "range": [0, 120], "showticklabels": false}, "yaxis25": {"anchor": "x25", "domain": [0, 0.2667], "matches": "y19", "range": [0, 120], "showticklabels": false}, "yaxis26": {"anchor": "x26", "domain": [0, 0.2667], "matches": "y19", "range": [0, 120], "showticklabels": false}, "yaxis27": {"anchor": "x27", "domain": [0, 0.2667], "matches": "y19", "range": [0, 120], "showticklabels": false}, "yaxis3": {"anchor": "x3", "domain": [0.7333, 1], "matches": "y", "range": [0, 120], "showticklabels": false}, "yaxis4": {"anchor": "x4", "domain": [0.7333, 1], "matches": "y", "range": [0, 120], "showticklabels": false}, "yaxis5": {"anchor": "x5", "domain": [0.7333, 1], "matches": "y", "range": [0, 120], "showticklabels": false}, "yaxis6": {"anchor": "x6", "domain": [0.7333, 1], "matches": "y", "range": [0, 120], "showticklabels": false}, "yaxis7": {"anchor": "x7", "domain": [0.7333, 1], "matches": "y", "range": [0, 120], "showticklabels": false}, "yaxis8": {"anchor": "x8", "domain": [0.7333, 1], "matches": "y", "range": [0, 120], "showticklabels": false}, "yaxis9": {"anchor": "x9", "domain": [0.7333, 1], "matches": "y", "range": [0, 120], "showticklabels": false}}}
